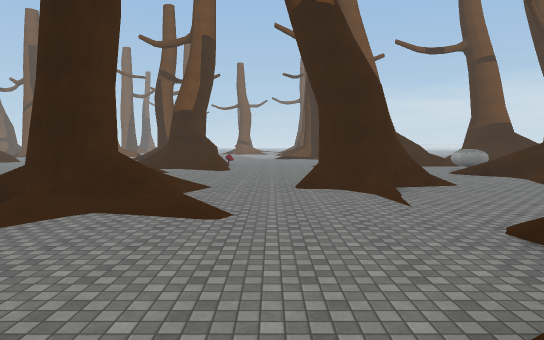
view 1 (above)

24 first-person views from a walk through a Unity game level. The camera is 1.4 m above the floor, tilts 4° down and sees 75° across. The floor is counted in squares, 2 m on a side. Each view is taken from the middle of a square. On the plan, view 1 faces up. The plan holds only what a view shows up to about 11 squares ahead; the rest is blank. The place goes on beyond the plan. The player is left out. Surface patterns are stand-ins for the level's own textures.

view 2
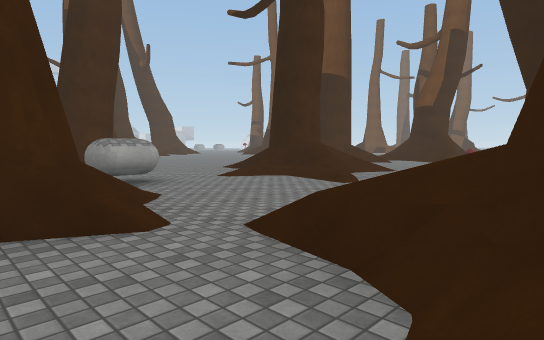

view 3
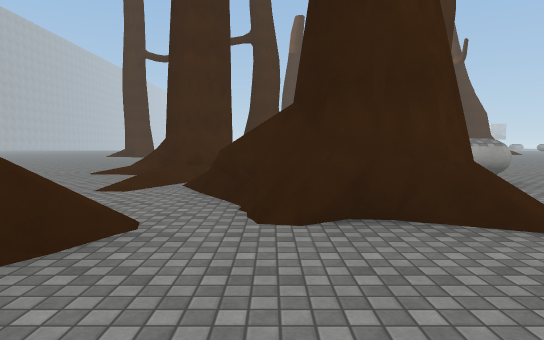

view 4
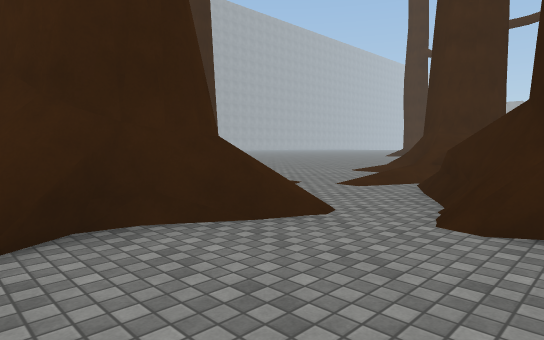

view 5
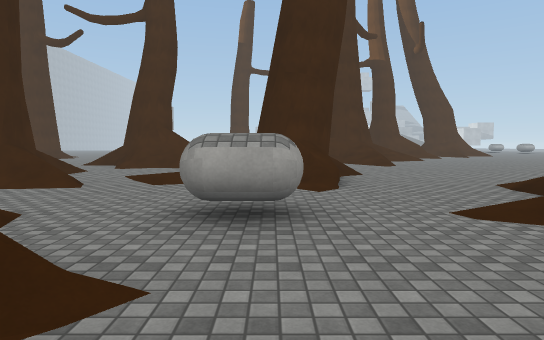

view 6
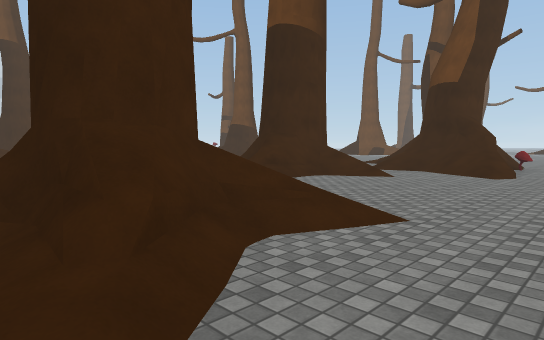

view 7
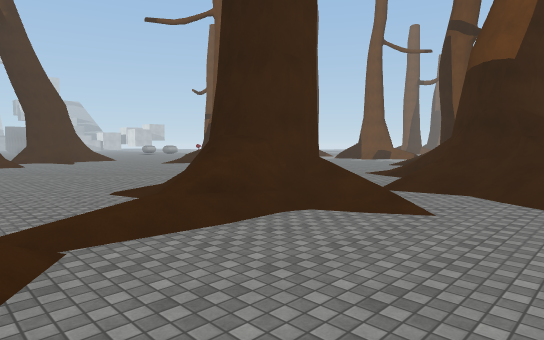

view 8
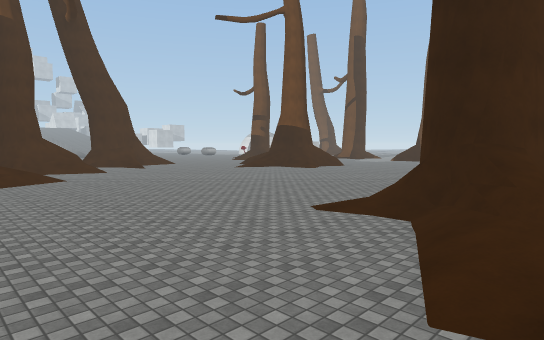

view 9
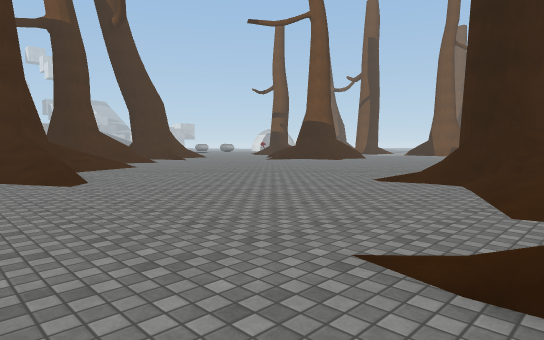

view 10
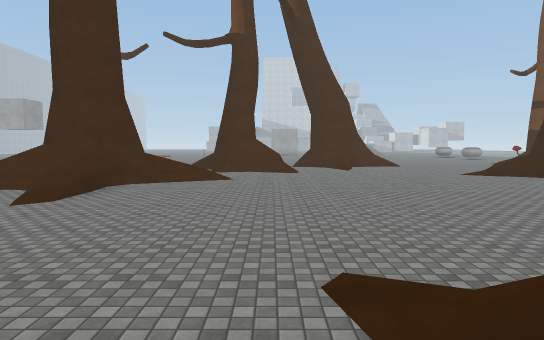

view 11
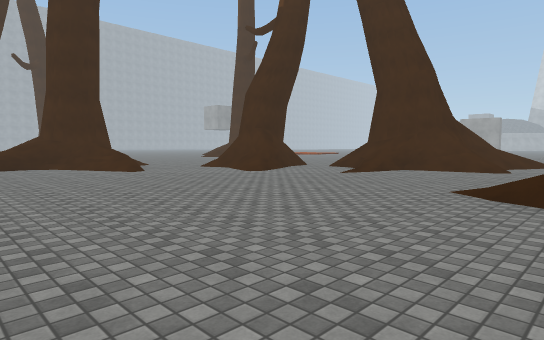

view 12
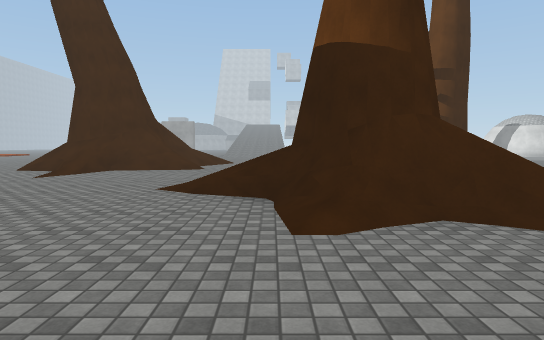

view 13
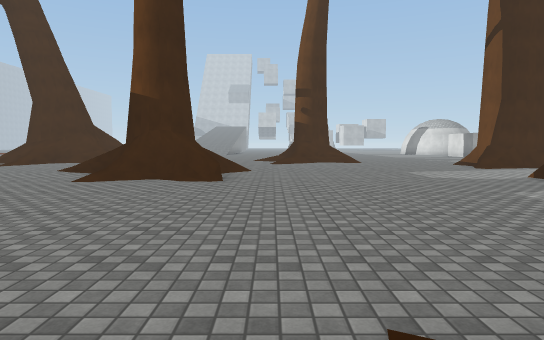

view 14
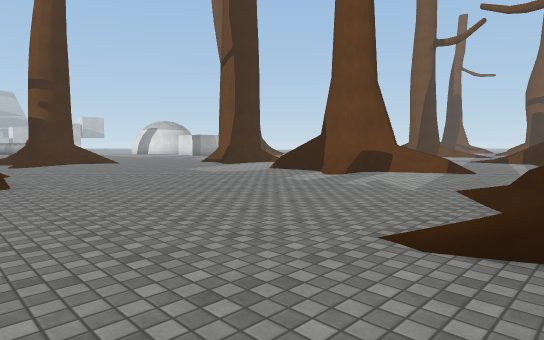

view 15
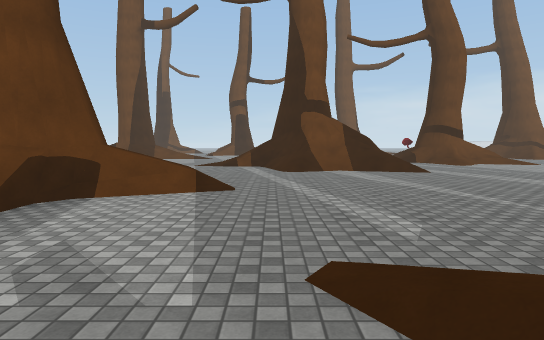

view 16
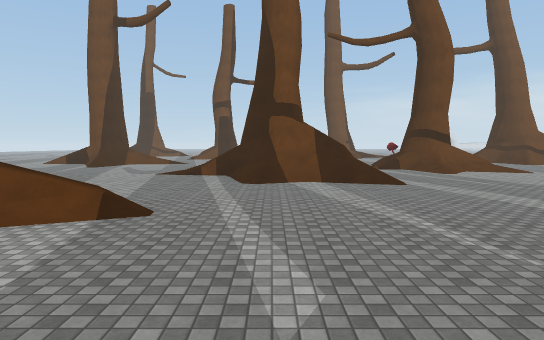

view 17
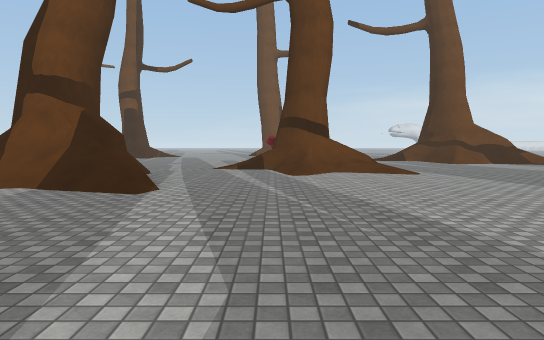

view 18
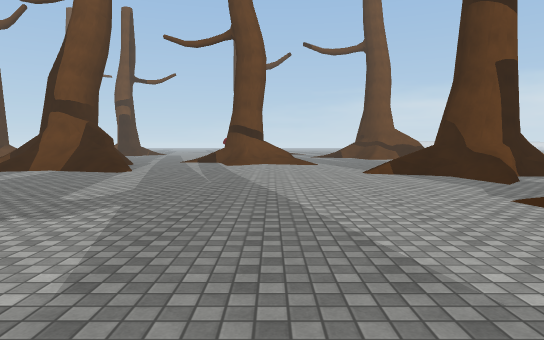

view 19
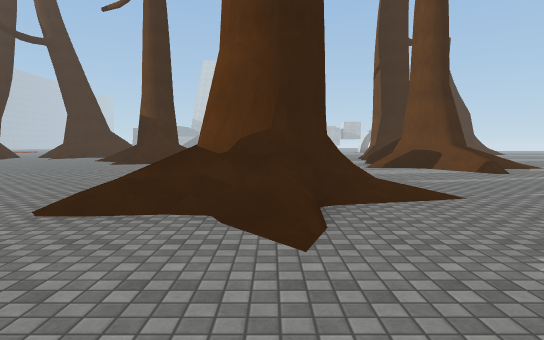

view 20
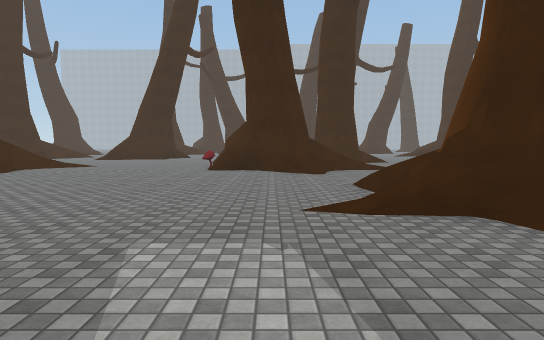

view 21
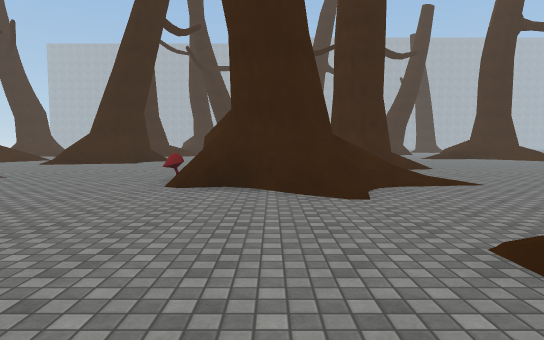

view 22
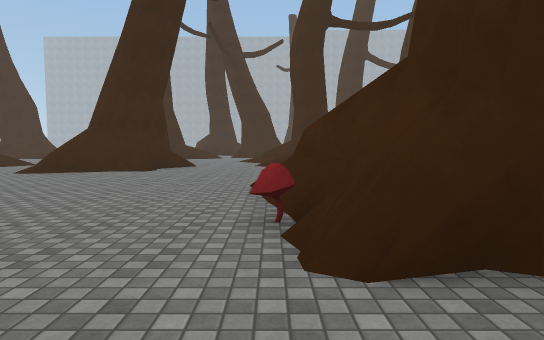

view 23
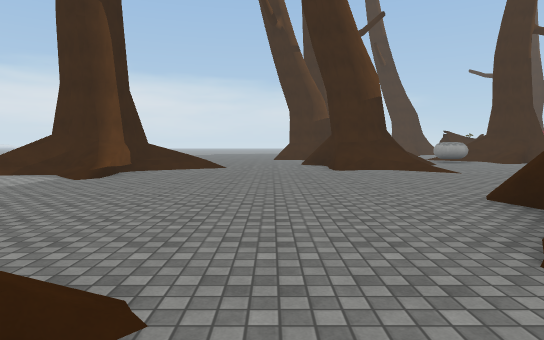

view 24
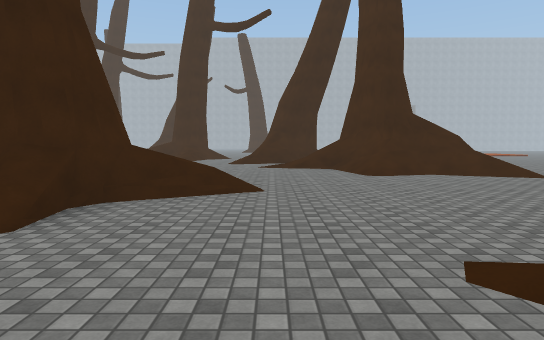

### Floor plan
Key: @ floor where view 1 was taken; # wall or solid block; . floor; / step, stairs or slope; = window, fence, low wall or low ledge; O other object.
Columns run from 26 left of view 1 to 3 right of it. Each row starts with its distance up from view 1.
 39                    .. O   ....
 38                    ../O#O ....
 37                    ....///....
 36            ...//### .........
 35            ...../##=.........
 34             ....////=.......
 33              ......./......//#
 32              /..............//
 31              /.............../
 30        #     #=...............
 29        #..  ##=..............
 28        ....##/............./
 27        ....../..............##
 26        .........././......./##
 25        ........../O /......//#
 24    O  ............O# /......./
 23    OO............// /.........
 22     ............... /.........
 21    .......==..................
 20    ......##...................
 19   .....####..........//....../
 18  .......==.........//###...../
 17 ....................=###O..../
 16 //./................./##/.....
 15 ==///..............=.///=.....
 14  =##/.............///..//.....
 13    #///.........../##//.......
 12    #/............./##/........
 11     /../..........//=/.......=
 10       //............//......##
  9        /............/....../##
  8          ./..........//./..///
  7           //........./O#/.../.
  6           ##///.....//##O.....
  5            #//........////....
  4            #=.   //........../
  3                  ##//......../
  2                   #/..OO....=#
  1                     ..O.//.==#
  0                    /.... #@../
 -1                /......./ #.../
 -2                /...//.  ##....
 -3                /./##//.//.....
 -4                    ##///..=###
 -5                     #/.../=##
 -6                     /....
 -7                   ......
 -8                   .....
 -9                   ..

Where each view was taken, in squares from view 1:
view 1: 0 up, 0 right, facing up
view 2: 1 down, 3 right, facing up-left
view 3: 2 down, 3 right, facing left
view 4: 1 down, 3 right, facing down-left
view 5: 2 up, 0 right, facing left
view 6: 5 up, 0 right, facing up-left
view 7: 8 up, 2 left, facing up-left
view 8: 6 up, 5 left, facing up-left
view 9: 4 up, 5 left, facing up-left
view 10: 10 up, 6 left, facing left
view 11: 18 up, 12 left, facing down-left
view 12: 18 up, 12 left, facing left
view 13: 22 up, 8 left, facing left
view 14: 20 up, 8 left, facing up-left
view 15: 24 up, 10 left, facing up
view 16: 25 up, 9 left, facing up
view 17: 28 up, 4 left, facing up
view 18: 24 up, 2 left, facing up
view 19: 24 up, 2 left, facing left
view 20: 28 up, 4 left, facing down
view 21: 24 up, 4 left, facing down
view 22: 20 up, 2 left, facing down
view 23: 21 up, 7 left, facing right
view 24: 24 up, 20 left, facing down
